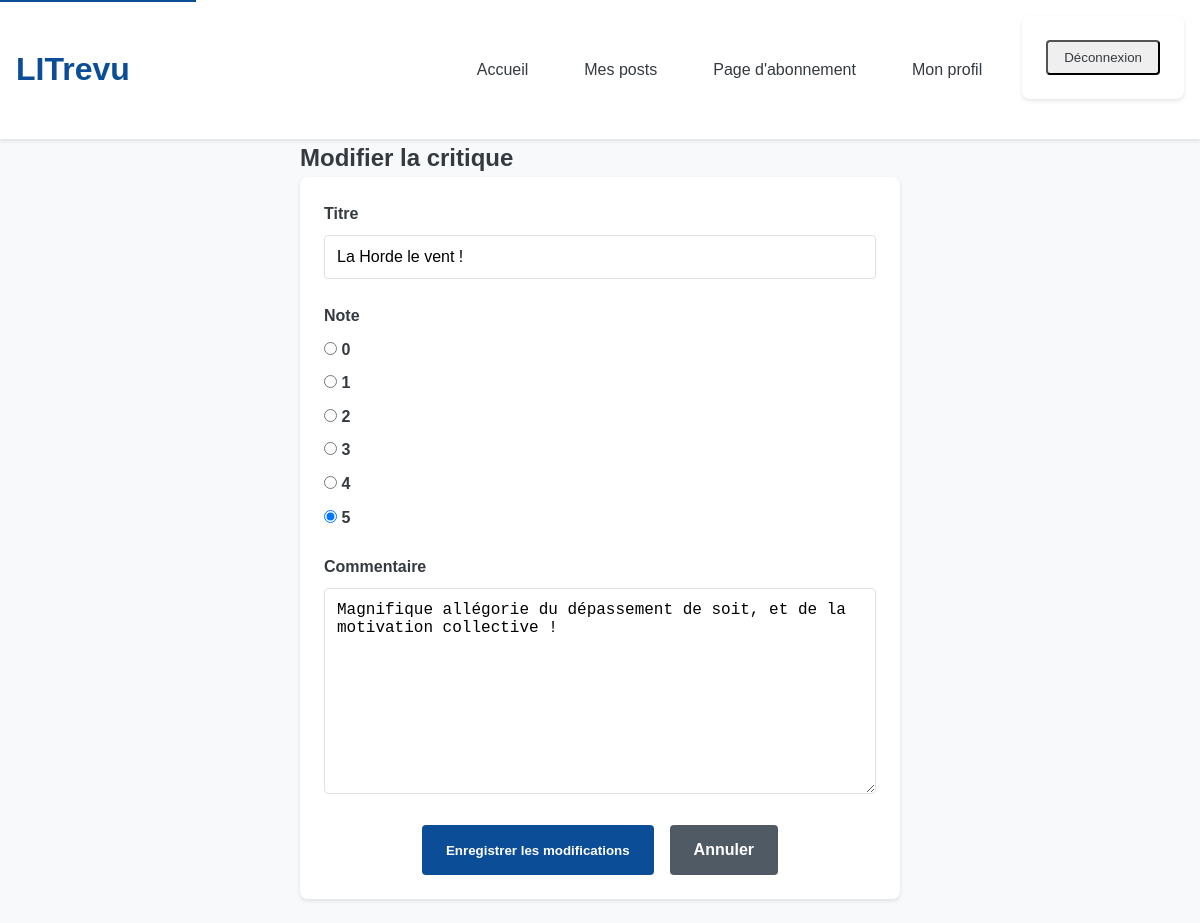
The app's page /review/4/update/ (signed in) with its own data.
### review/models.py (models this page shows, shortened)
class Review(models.Model):
    RATING_CHOICES = [(1, "1"), (2, "2"), (3, "3"), (4, "4"), (5, "5")]
    ticket = models.ForeignKey(Ticket, on_delete=models.CASCADE, null=True, blank=True)
    rating = models.PositiveSmallIntegerField(
        validators=[MinValueValidator(0), MaxValueValidator(5)]
    )
    headline = models.CharField(max_length=128)
    body = models.TextField(max_length=8192, blank=True)
    user = models.ForeignKey(settings.AUTH_USER_MODEL, on_delete=models.CASCADE)
    created_at = models.DateTimeField(auto_now_add=True)

### review/views.py (the view)
class ReviewUpdateView(LoginRequiredMixin, UpdateView):
    model = Review
    form_class = PostReviewForm
    template_name = "review/updatereview.html"
    success_url = reverse_lazy("home")

### review/forms.py
class PostReviewForm(forms.ModelForm):
    class Meta:
        model = Review
        fields = ["headline", "rating", "body"]
        labels = {
            "headline": "Titre",
            "rating": "Note",
            "body": "Commentaire",
        }
        widgets = {
            "rating": forms.RadioSelect(
                choices=[(0, "0"), (1, "1"), (2, "2"), (3, "3"), (4, "4"), (5, "5")]
            )
        }

### review/templates/review/updatereview.html (shortened to what this page needs)
{% extends 'base.html' %}
{% block content %}
<div class="form-container">
    <section class="update-review-section" aria-labelledby="update-review-title">
        <h1 id="update-review-title">Modifier la critique</h1>
        <form method="post" class="review-form">
            {% for field in form %}
                <div class="form-group">
                    <label for="{{ field.id_for_label }}">{{ field.label }}</label>
                    {{ field }}
                </div>
            {% endfor %}
            <div class="form-actions">
                <button type="submit" class="btn btn-primary"
                        aria-label="Enregistrer les modifications de la critique">
                    Enregistrer les modifications
                </button>
                <a href="{% url 'detail_review' review.id %}" class="btn btn-secondary"
                   role="button">Annuler</a>
            </div>
        </form>
    </section>
</div>
{% endblock %}

### static/css/styles.css (style rules this page uses)
:root { --primary-color: #0B4D96; --secondary-color: #505A64; --success-color: #1E7E34; --danger-color: #C82333; --light-gray: #f8f9fa; --dark-gray: #343a40; --border-color: #dee2e6; --rating-color: #CC9900; --box-shadow: 0 2px 4px rgba(0, 0, 0, 0.1); --border-radius: 8px; --focus-outline: 3px solid #2B7DE1; --container-max-width: 1200px; --content-padding: 1.5rem; --grid-gap: 2rem; }
* { margin: 0; padding: 0; box-sizing: border-box; }
body { font-family: 'Arial', sans-serif; line-height: 1.6; color: var(--dark-gray); background-color: var(--light-gray); }
.card, .review-box, .ticket-box, .ticket-review-box, form { background-color: white; border-radius: var(--border-radius); box-shadow: var(--box-shadow); padding: var(--content-padding); margin-bottom: 1.5rem; }
.btn { display: inline-block; padding: 0.75rem 1.5rem; border-radius: 4px; text-decoration: none; cursor: pointer; border: none; font-weight: 600; transition: all 0.3s ease; }
.btn-primary { background-color: var(--primary-color); color: white; }
.btn-secondary { background-color: var(--secondary-color); color: white; }
.form-container { max-width: 600px; margin: 0 auto; }
.form-group { margin-bottom: 1.5rem; }
label { display: block; margin-bottom: 0.5rem; color: var(--dark-gray); font-weight: 600; font-size: 1rem; }
input[type="text"], input[type="password"], input[type="email"], textarea, select { width: 100%; padding: 0.75rem; border: 1px solid var(--border-color); border-radius: 4px; font-size: 1rem; }
.action-buttons, .form-actions { display: flex; gap: 1rem; margin-top: 1.5rem; justify-content: center; }

### records on screen
Review: form "La Horde le vent !" "☐ 0 ☐ 1 ☐ 2 ☐ 3 ☐ 4 ☑ 5" "Magnifique allégorie du dépassement de soit, et de la motivation collective !"

### other values on screen
{{ field.label }} "Titre" "Note" "Commentaire"
